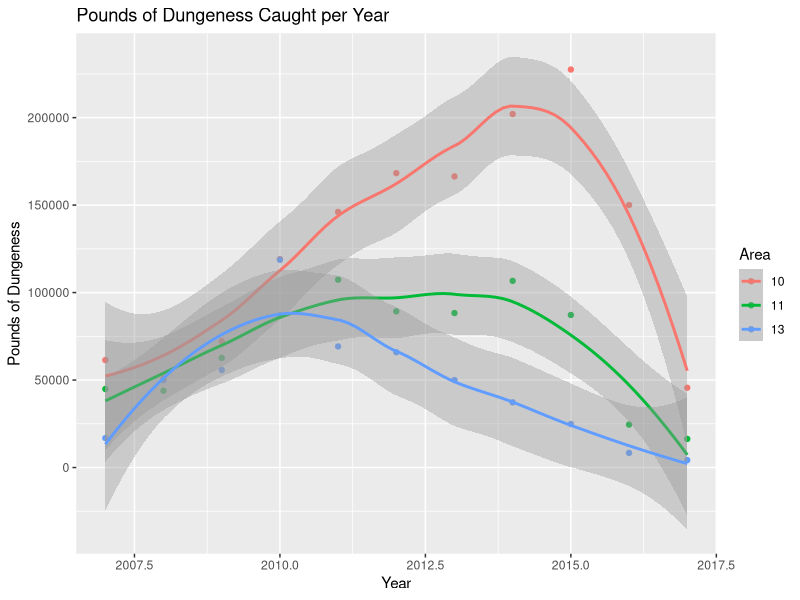
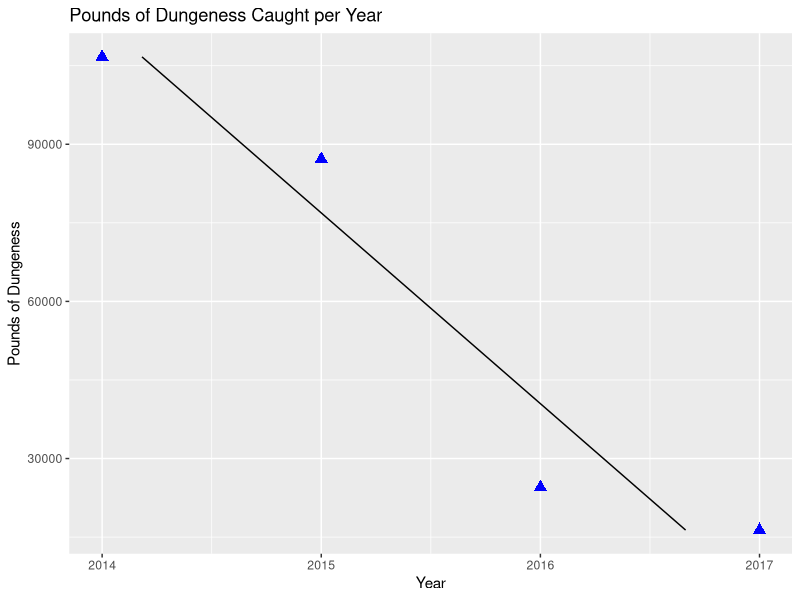
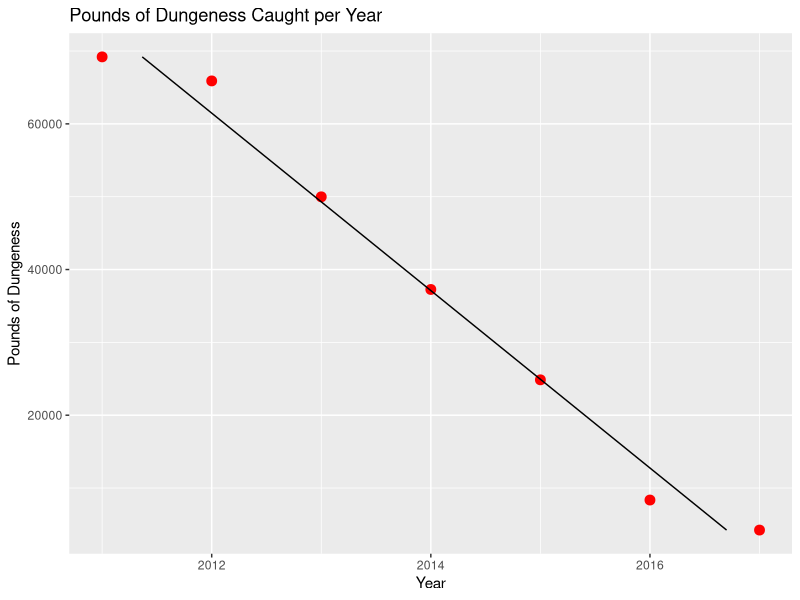

Source code (R) for these figures, in order:
## ---- chunk 1
library(dplyr)
library(tidyverse)
## ---- chunk 2
DC_catch.10 <- read.csv("../Data/2007.2017_DC_catch.10.csv", header = TRUE)
## ---- chunk 3
head(DC_catch.10)
## ---- chunk 4
DC_catch.11.13 <- read.csv("../Data/2007.2017_DC_catch.csv", header = TRUE)
## ---- chunk 5
head(DC_catch.11.13)
## ---- chunk 6
DC_catch <- inner_join(DC_catch.10, DC_catch.11.13, by = "year")
## ---- chunk 7
head(DC_catch)
## ---- chunk 8
DC_catch_renamed <- DC_catch %>% rename("10" = lbs_dungeness.10, 
                                     "11" = lbs_dungeness.11, "13" = lbs_dungeness.13)
## ---- chunk 9
head(DC_catch_renamed)
## ---- chunk 10
DC_catch_tidy <- DC_catch_renamed %>% 
  gather(`10`, `11`, `13`, key = "area", value = "lbs")
## ---- chunk 11
head(DC_catch_tidy)
## ---- chunk 12
ggplot(DC_catch_tidy) +
  geom_point(mapping = aes(x = year, y = lbs, col = area)) +
  geom_smooth(mapping = aes(x = year, y = lbs, col = area)) +
  labs(title = "Pounds of Dungeness Caught per Year", x = "Year", 
       y = "Pounds of Dungeness", col = "Area")
## ---- chunk 13
lin_data.10 <- subset(DC_catch, year %in% c("2013", "2014", "2015", "2016", "2017"))
lin_data.11 <- subset(DC_catch, year %in% c("2014", "2015", "2016", "2017"))
lin_data.13 <- subset(DC_catch, year %in% c("2011", "2012", "2013", "2014", 
                                            "2015", "2016", "2017"))
## ---- chunk 14
lm_fit.10 <- lm(year ~ lbs_dungeness.10, data=lin_data.10)
summary(lm_fit.10)

lm_fit.11 <- lm(year ~ lbs_dungeness.11, data=lin_data.11)
summary(lm_fit.11)

lm_fit.13 <- lm(year ~ lbs_dungeness.13, data=lin_data.13)
summary(lm_fit.13)
## ---- chunk 15
predicted.11 <- data.frame(catch_pred = predict(lm_fit.11, lin_data.11), 
                           lbs_dungeness.11=lin_data.11$lbs_dungeness.11)

ggplot(lin_data.11) +
  geom_point(mapping = aes( x = year, y = lbs_dungeness.11), 
             col = "blue", shape = "triangle", size = 3) +
  geom_line(data = predicted.11, aes(x=catch_pred, y=lbs_dungeness.11)) +
  labs(title = "Pounds of Dungeness Caught per Year", x = "Year", 
       y = "Pounds of Dungeness")
## ---- chunk 16
predicted.13 <- data.frame(catch_pred = predict(lm_fit.13, lin_data.13), 
                           lbs_dungeness.13=lin_data.13$lbs_dungeness.13)

ggplot(lin_data.13) +
  geom_point(mapping = aes( x = year, y = lbs_dungeness.13), 
             col = "red", size = 3) +
  geom_line(data = predicted.13, aes(x=catch_pred, y=lbs_dungeness.13)) +
  labs(title = "Pounds of Dungeness Caught per Year", x = "Year", 
       y = "Pounds of Dungeness")
